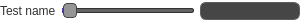
<?xml version="1.0" encoding="UTF-8"?>
<ui version="4.0">
 <class>PropertyWidget</class>
 <widget class="QWidget" name="PropertyWidget">
  <property name="geometry">
   <rect>
    <x>0</x>
    <y>0</y>
    <width>300</width>
    <height>22</height>
   </rect>
  </property>
  <property name="minimumSize">
   <size>
    <width>300</width>
    <height>0</height>
   </size>
  </property>
  <property name="windowTitle">
   <string>PropertyWidget</string>
  </property>
  <property name="styleSheet">
   <string notr="true">QWidget{
background:transparent;
}

QLabel{
color:rgb(49,49,49);
}

QLineEdit{
background-color:rgb(70,70,70);
border:1px solid rgb(95,94,93);
border-radius:6px;
}

QSlider{

}

QSlider::groove:horizontal { 
	background-color: rgb(99,99,99);
	border: 1px solid rgb(49,49,49); 
	height: 3px; 
	border-radius:2px;
}

QSlider::handle:horizontal {
    background: rgb(149,149,149);
    border: 1px solid rgb(69,69,69);
    width: 12px;
	margin: -6 0;
    border-radius: 4px;
}

QSlider::sub-page:horizontal {
    background: rgb(68,54,255);
}</string>
  </property>
  <layout class="QGridLayout" name="gridLayout" columnstretch="0,1,0,0">
   <property name="leftMargin">
    <number>0</number>
   </property>
   <property name="topMargin">
    <number>0</number>
   </property>
   <property name="rightMargin">
    <number>0</number>
   </property>
   <property name="bottomMargin">
    <number>0</number>
   </property>
   <item row="0" column="3">
    <widget class="QLineEdit" name="m_LineEdit">
     <property name="maximumSize">
      <size>
       <width>100</width>
       <height>16777215</height>
      </size>
     </property>
    </widget>
   </item>
   <item row="0" column="0">
    <widget class="QLabel" name="m_LabelName">
     <property name="text">
      <string>Test name</string>
     </property>
    </widget>
   </item>
   <item row="0" column="1">
    <widget class="QSlider" name="m_HorizontalSlider">
     <property name="orientation">
      <enum>Qt::Horizontal</enum>
     </property>
    </widget>
   </item>
  </layout>
 </widget>
 <resources/>
 <connections/>
</ui>
